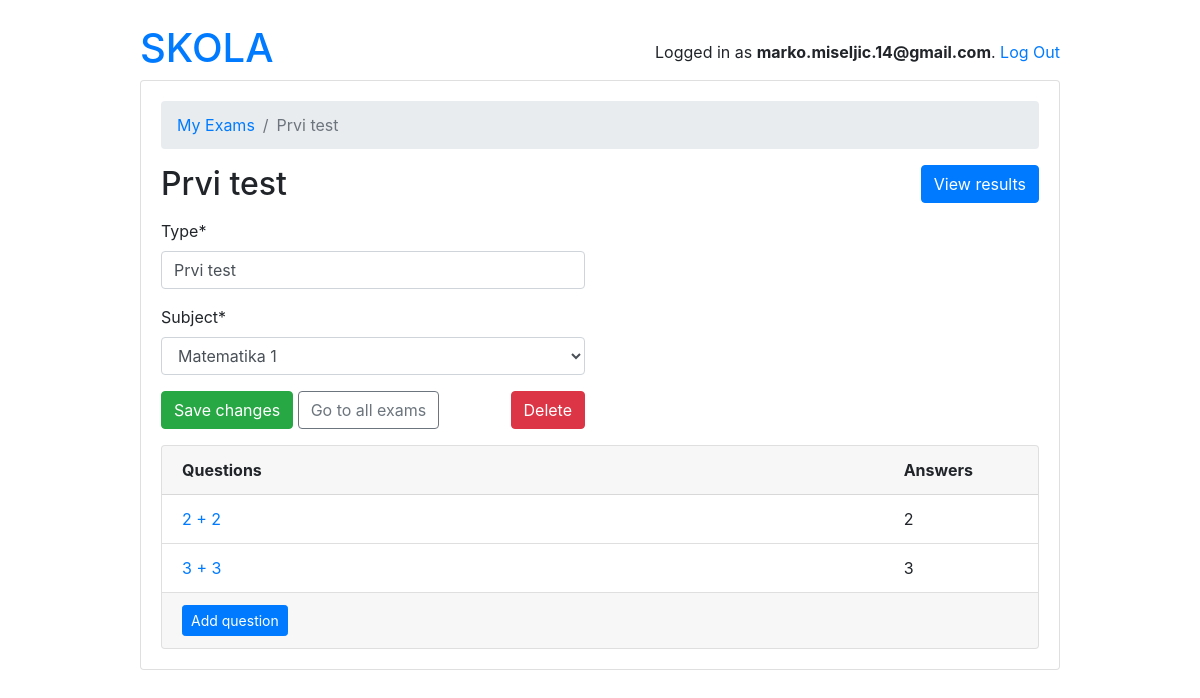
Page /teachers/exam/13/ (signed in) on the earlier database version.
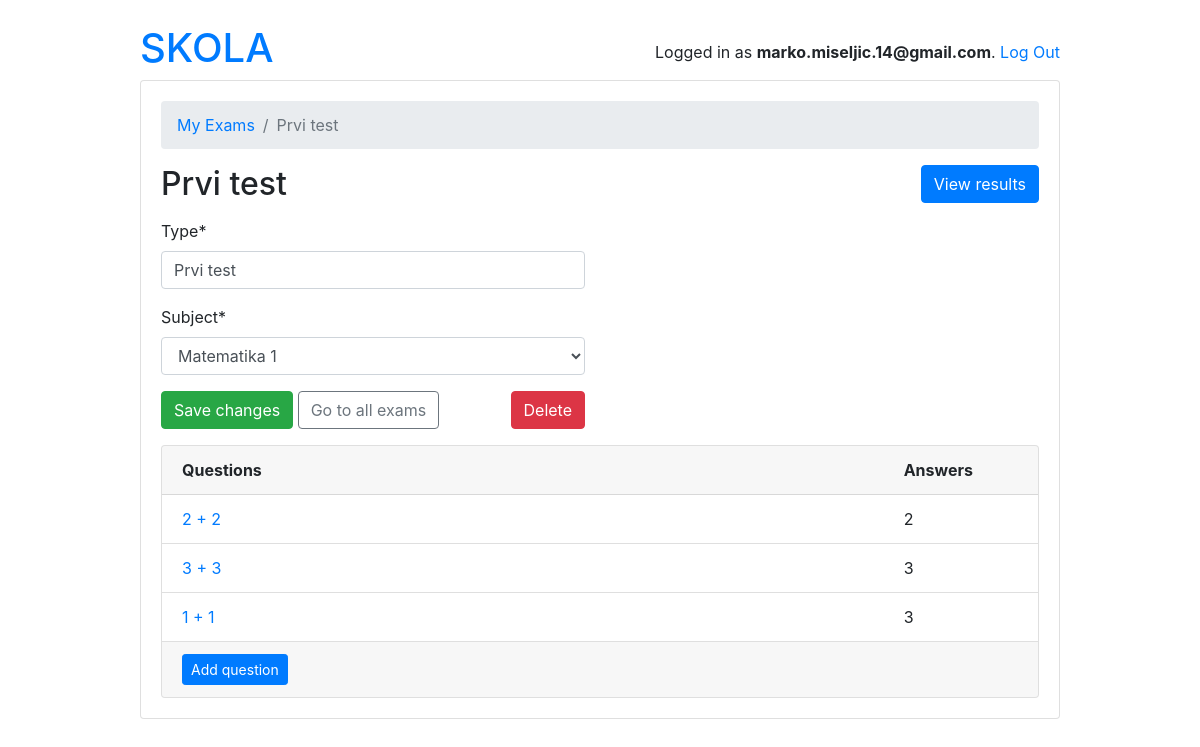
Same page on the later database version.
### school/models.py (models this page shows, shortened)
class Question(models.Model):
    class Difficulty(models.TextChoices):
        EASY = 'EA', _('Easy')
        NORMAL = 'NO', _('Normal')
        HARD = 'HA', _('Hard')
    question_text = models.CharField(max_length=250)
    picture = models.ImageField(null=True, blank=True)
    level = models.CharField(max_length=6, choices=Difficulty.choices)
    multiple_answers = models.BooleanField(default=False)
    exam = models.ForeignKey('Exam', on_delete=models.CASCADE, related_name='questions')
    points = models.IntegerField()

### account/views.py (the view, shortened to what this page needs)
# urls.py: path('exam/<int:pk>/', ExamTeacherUpdateView.as_view(), name='exam_change'),
@method_decorator([login_required, teacher_required], name='dispatch')
class ExamTeacherUpdateView(UpdateView):
    model = Exam
    fields = ('type', 'subject', )
    context_object_name = 'exam'
    template_name = 'teachers/exam_change_form.html'
    def get_context_data(self, **kwargs):
        kwargs['questions'] = self.get_object().questions.annotate(answers_count=Count('answers'))
        return super().get_context_data(**kwargs)
    def get_queryset(self):
        return self.request.user.exams.all()

### school/models.py (called while the page is built)
    def __str__(self):
        return self.name

### templates/teachers/exam_change_form.html (shortened to what this page needs)
{% extends 'base.html' %}
{% load crispy_forms_tags crispy_forms_filters %}
{% block content %}
  <nav aria-label="breadcrumb">
    <ol class="breadcrumb">
      <li class="breadcrumb-item"><a href="{% url 'teachers:exam_change_list' %}">My Exams</a></li>
      <li class="breadcrumb-item active" aria-current="page">{{exam.type}}</li>
    </ol>
  </nav>
  <h2 class="mb-3">
    {{exam.type}}
    <a href="{% url 'teachers:exam_results' exam.pk %}" class="btn btn-primary float-right">View results</a>
  </h2>
  <div class="row mb-3">
    <div class="col-md-6 col-sm-8 col-12">
      <form method="post" novalidate>
        {{form|crispy}}
        <button type="submit" class="btn btn-success">Save changes</button>
        <a href="{% url 'teachers:exam_change_list' %}" class="btn btn-outline-secondary" role="button">Go to all exams</a>
        <a href="{% url 'teachers:exam_delete' exam.pk %}" class="btn btn-danger float-right">Delete</a>
      </form>
    </div>
  </div>
  <div class="card">
    <div class="card-header">
      <div class="row">
        <div class="col-10">
          <strong>Questions</strong>
        </div>
        <div class="col-2">
          <strong>Answers</strong>
        </div>
      </div>
    </div>
    <div class="list-group list-group-flush list-group-formset">
      {% for question in questions.all %}
        <div class="list-group-item">
          <div class="row">
            <div class="col-10">
              <a href="{% url 'teachers:question_change' exam.pk question.pk %}">{{question.question_text}}</a>
            </div>
            <div class="col-2">
              {{question.answers_count}}
            </div>
          </div>
        </div>
        {% empty %}
        <div class="list-group-item text-center">
          <p class="text-muted font-italic mb-0">You haven't created any questions yet. Go ahead and <a href="{% url 'teachers:question_add' exam.pk %}">add the first question</a>.</p>
        </div>
      {% endfor %}
    </div>
    <div class="card-footer">
      <a href="{% url 'teachers:question_add' exam.pk %}" class="btn btn-primary btn-sm">Add question</a>
    </div>
  </div>
{% endblock %}

Differences in the rows shown:
added Question: question_text "1 + 1", answers_count "3"
